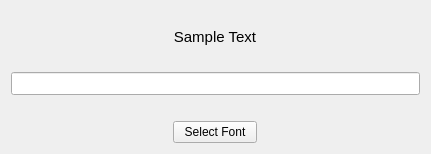
<?xml version="1.0" encoding="UTF-8"?>
<ui version="4.0">
 <class>FontPicker</class>
 <widget class="QWidget" name="FontPicker">
  <property name="geometry">
   <rect>
    <x>0</x>
    <y>0</y>
    <width>431</width>
    <height>154</height>
   </rect>
  </property>
  <property name="windowTitle">
   <string>Font Picker</string>
  </property>
  <layout class="QGridLayout" name="gridLayout">
   <item row="3" column="1">
    <spacer name="verticalSpacer_2">
     <property name="orientation">
      <enum>Qt::Vertical</enum>
     </property>
     <property name="sizeHint" stdset="0">
      <size>
       <width>20</width>
       <height>20</height>
      </size>
     </property>
    </spacer>
   </item>
   <item row="6" column="1">
    <widget class="QPushButton" name="selectFont_pushButton">
     <property name="text">
      <string>Select Font</string>
     </property>
    </widget>
   </item>
   <item row="6" column="0">
    <spacer name="horizontalSpacer">
     <property name="orientation">
      <enum>Qt::Horizontal</enum>
     </property>
     <property name="sizeHint" stdset="0">
      <size>
       <width>160</width>
       <height>20</height>
      </size>
     </property>
    </spacer>
   </item>
   <item row="6" column="2">
    <spacer name="horizontalSpacer_2">
     <property name="orientation">
      <enum>Qt::Horizontal</enum>
     </property>
     <property name="sizeHint" stdset="0">
      <size>
       <width>160</width>
       <height>20</height>
      </size>
     </property>
    </spacer>
   </item>
   <item row="5" column="1">
    <spacer name="verticalSpacer">
     <property name="orientation">
      <enum>Qt::Vertical</enum>
     </property>
     <property name="sizeHint" stdset="0">
      <size>
       <width>20</width>
       <height>20</height>
      </size>
     </property>
    </spacer>
   </item>
   <item row="0" column="1">
    <spacer name="verticalSpacer_3">
     <property name="orientation">
      <enum>Qt::Vertical</enum>
     </property>
     <property name="sizeHint" stdset="0">
      <size>
       <width>20</width>
       <height>5</height>
      </size>
     </property>
    </spacer>
   </item>
   <item row="4" column="0" colspan="3">
    <widget class="QLineEdit" name="fontEdit">
     <property name="font">
      <font>
       <pointsize>10</pointsize>
      </font>
     </property>
    </widget>
   </item>
   <item row="1" column="1">
    <widget class="QLabel" name="label">
     <property name="font">
      <font>
       <pointsize>11</pointsize>
      </font>
     </property>
     <property name="text">
      <string>Sample Text</string>
     </property>
     <property name="alignment">
      <set>Qt::AlignCenter</set>
     </property>
    </widget>
   </item>
  </layout>
 </widget>
 <resources/>
 <connections/>
</ui>
